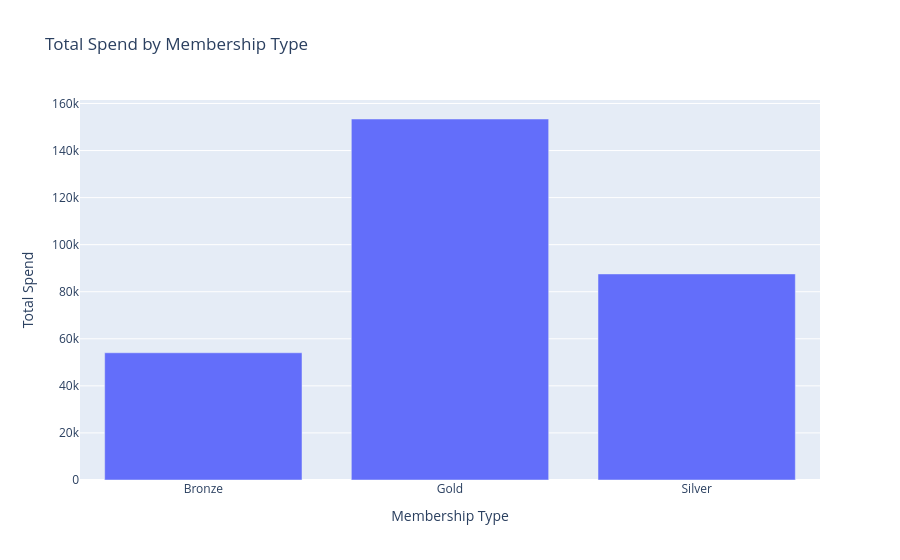

Source (notebook cell):
### Code cell
#visualizing the total spending by membership type using plotly

membership_spend = df.groupby('Membership Type')['Total Spend'].sum().reset_index()

fig = px.bar(
    membership_spend,
    x="Membership Type",
    y="Total Spend",
    title="Total Spend by Membership Type",
    hover_data=["Total Spend"]
)

fig.show()

### Figure 1 — Plotly figure (JSON) as saved in the notebook; plotly's stock layout.template omitted (floating-point values rounded to 4 significant figures)
{"data": [{"alignmentgroup": "True", "hovertemplate": "Membership Type=%{x}<br>Total Spend=%{y}<extra></extra>", "legendgroup": "", "marker": {"color": "#636efa", "pattern": {"shape": ""}}, "name": "", "offsetgroup": "", "orientation": "v", "showlegend": false, "textposition": "auto", "type": "bar", "x": ["Bronze", "Gold", "Silver"], "xaxis": "x", "y": [54060.0, 153400.0, 87570.0], "yaxis": "y"}], "layout": {"barmode": "relative", "legend": {"tracegroupgap": 0}, "title": {"text": "Total Spend by Membership Type"}, "xaxis": {"anchor": "y", "domain": [0, 1], "title": {"text": "Membership Type"}}, "yaxis": {"anchor": "x", "domain": [0, 1], "title": {"text": "Total Spend"}}}}
